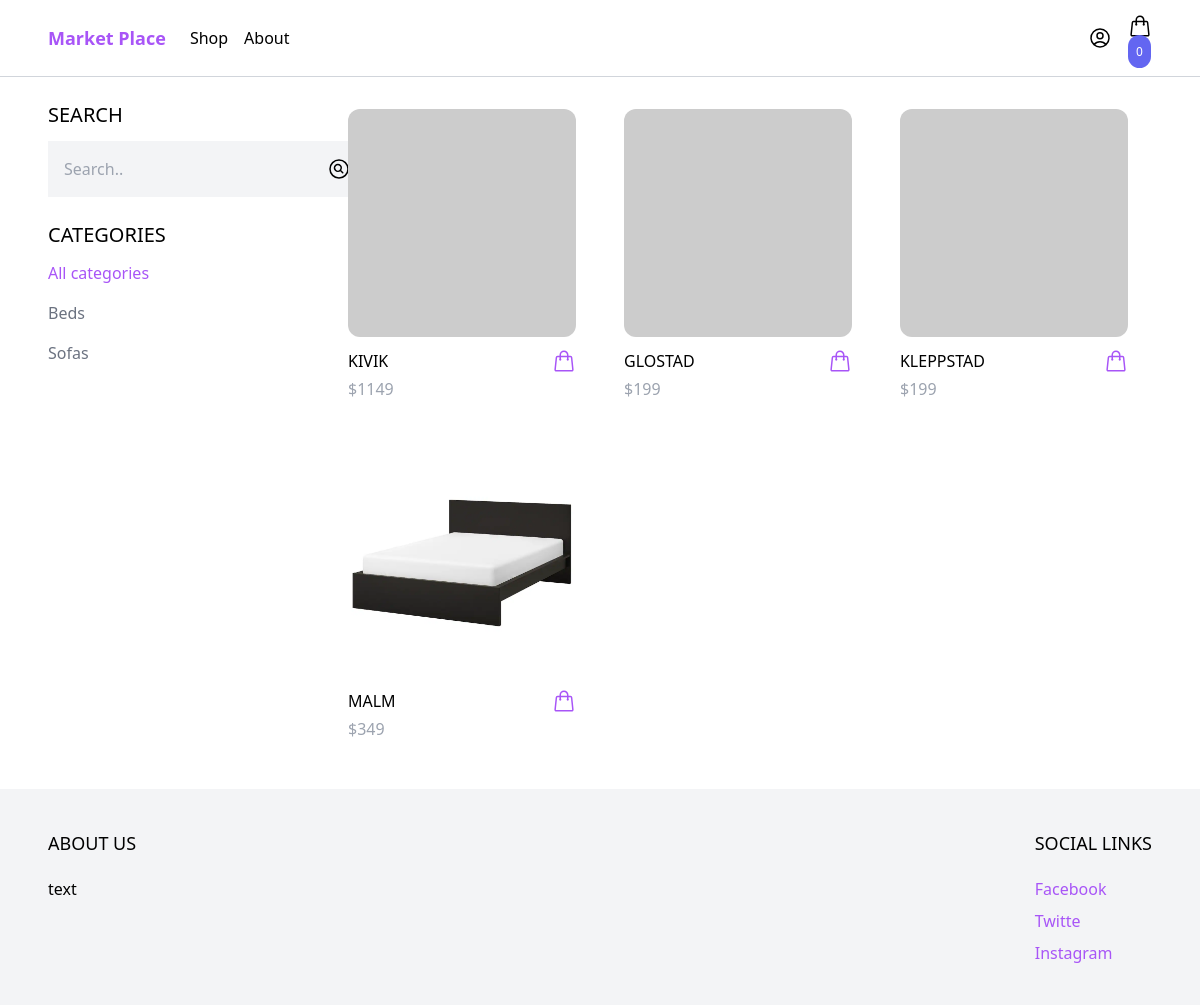
The app's page /shop/ with its own data.
### product/models.py (models this page shows, shortened)
class Category(models.Model):
    class Meta:
        ordering = ('name', )
    name = models.CharField(max_length=255)
    slug = models.SlugField()

class Product(models.Model):
    class Meta:
        ordering = ('-created_at', )
    category = models.ForeignKey(
        Category, related_name='products', on_delete=models.CASCADE)
    name = models.CharField(max_length=255)
    slug = models.SlugField()
    description = models.TextField(blank=True, null=True)
    price = models.IntegerField()
    created_at = models.DateTimeField(auto_now_add=True)
    image = models.ImageField(upload_to='uploads/', blank=True, null=True)
    thumbnail = models.ImageField(upload_to='uploads/', blank=True, null=True)
    def get_display_price(self):
        return self.price
    def get_thumbnail(self):
        if self.thumbnail:
            return self.thumbnail.url
        else:
            if self.image:
                self.thumbnail = self.make_thumbnail(self.image)
                self.save()
                return self.thumbnail.url
            else:
                return 'https://via.placeholder.com/240x240.jpg'

### core/views.py (the view)
# urls.py: path('shop/', shop, name='shop'),
def shop(request):
    categories = Category.objects.all()
    products = Product.objects.all()
    active_category = request.GET.get('category', '')
    if active_category:
        products = products.filter(category__slug=active_category)
    query = request.GET.get('query', '')
    if query:
        products = products.filter(
            Q(name__icontains=query) | Q(description__icontains=query))
    context = {
        'categories': categories,
        'products': products,
        'active_category': active_category,
    }
    return render(request, 'core/shop.html', context)

### cart/cart.py (called while the page is built)
    def __len__(self):
        return sum(item['quantity'] for item in self.cart.values())

### cart/context_processors.py (called while the page is built)
def cart(request):
    return {'cart': Cart(request)}

### core/templates/core/shop.html (shortened to what this page needs)
{% extends 'core/base.html' %} {% block content %}
<div class="max-w-6xl mx-auto flex flex-wrap items-start py-6 px-6 xl:px-0">
  <div class="filter w-full lg:w-1/4">
    <h3 class="mb-3 text-xl uppercase">Search</h3>
    <form method="GET" action=".">
        <div class="flex">
            <input type="text" name="query" class="p-4 bg-gray-100 border-0" placeholder="Search..">
            <button class="p-4 bg-gray-100 border-0">
                <svg xmlns="http://www.w3.org/2000/svg" fill="none" viewBox="0 0 24 24" stroke-width="1.5" stroke="currentColor" class="w-6 h-6">
                    <path stroke-linecap="round" stroke-linejoin="round" d="M15.75 15.75l-2.489-2.489m0 0a3.375 3.375 0 10-4.773-4.773 3.375 3.375 0 004.774 4.774zM21 12a9 9 0 11-18 0 9 9 0 0118 0z" />
                  </svg>
            </button>
        </div>
    </form>
    <h3 class="mt-6 mb-3 text-xl uppercase">Categories</h3>
    <ul class="space-y-4">
        <li><a href="{% url 'shop' %}" class="{% if not active_category %} text-purple-500 {% else %} text-gray-500 {% endif %}">All categories</a></li>
        {% for category in categories %}
        <li><a href="{% url 'shop' %}?category={{category.slug}}" class="{% if category.slug == active_category %} text-purple-500 {% else %} text-gray-500 {% endif %}">{{category.name}}</a></li>
        {% endfor %}
    </ul>
  </div>
    <div class="products w-full lg:w-3/4 -mt-4 flex items-center flex-wrap">
    {% for product in products %}
      {% include 'product/partials/product_list_item.html' %}
    {% endfor %}
    </div>
  </div>
{% endblock %}

### core/templates/core/base.html (shortened to what this page needs)
<!DOCTYPE html>
<html>
  <head>
    <script src="https://cdn.tailwindcss.com"></script>
  </head>
  <body>
    <nav class="border-b border-gray-300">
      <div
        class="max-w-6xl mx-auto py-2 px-6 xl:px-0 flex item-center justify-between"
      >
        <div class="menu-left flex item-center space-x-6">
          <a
            href="{% url 'frontpage' %}"
            class="py-4 text-lg text-purple-500 font-semibold"
            >Market Place</a
          >
          <ul class="flex items-center space-x-4">
            <li><a href="{% url 'shop' %}">Shop</a></li>
            <li><a href="#">About</a></li>
          </ul>
        </div>
        <div class="menu-right flex items-center space-x-4">
          <a href="{% url 'login' %}">
          </a>
          {% include 'cart/menu_cart.html' %}
        </div>
      </div>
    </nav>
    <main>{% block content %} {% endblock %}</main>
    <footer class="bg-gray-100">
      <div class="max-w-6xl mx-auto py-10 px-6 xl:px-0 md:flex justify-between">
        <div class="footler left mb-12 md-12 md:0">
          <h2 class="mb-5 uppercase text-lg">About us</h2>
          <p calss="taxt-gray-700">text</p>
        </div>
        <div class="footer-fight">
          <h2 class="mb-5 uppercase text-lg">Social links</h2>
          <ul class="space-y-2">
            <li>
              <a href="#" class="text-purple-500 hover:text-purple-800"
                >Facebook</a
              >
            </li>
            <li>
              <a href="#" class="text-purple-500 hover:text-purple-800"
                >Twitte</a
              >
            </li>
            <li>
              <a href="#" class="text-purple-500 hover:text-purple-800"
                >Instagram</a
              >
            </li>
          </ul>
        </div>
      </div>
    </footer>
  </body>
</html>

### cart/templates/cart/menu_cart.html (shortened to what this page needs)
<a href="{% url 'cart' %}" id="memu-cart-button" class="relative">
  <span
    class="p-2 absolule -top-4 -right-3 bg-indigo-500 text-white text-xs rounded-full"
    >{{ cart|length }}</span
  >
</a>

### product/templates/product/partials/product_list_item.html (shortened to what this page needs)
<div class="w-full md:w-1/3 xl:w-1/4 p-6">
  <a href="{% url 'product' product.slug %}">
    <img class="rounded-xl hover:shadow-lg" src="{{ product.get_thumbnail}}" />
  </a>
  <div class="pt-3 flex items-center justify-between">
    <a href="{% url 'product' product.slug %}">{{product.name}}</a>
    <a
      href="#"
      hx-get="{% url 'add_to_cart' product.id %}"
      hx-target="#menu-cart-button"
      hx-swap="outerHTM"
      class="text-purple-500 hover:text-purple-800"
    >
    </a>
  </div>
  <p class="pt-1 text-gray-400">${{product.get_display_price}}</p>
</div>

### records on screen
Category: name "Beds"
Category: name "Sofas"
Product: name "KIVIK", get_display_price "1149"
Product: name "GLOSTAD", get_display_price "199"
Product: name "KLEPPSTAD", get_display_price "199"
Product: get_thumbnail (picture), name "MALM", get_display_price "349"

### other values on screen
{{ cart|length }} "0"
